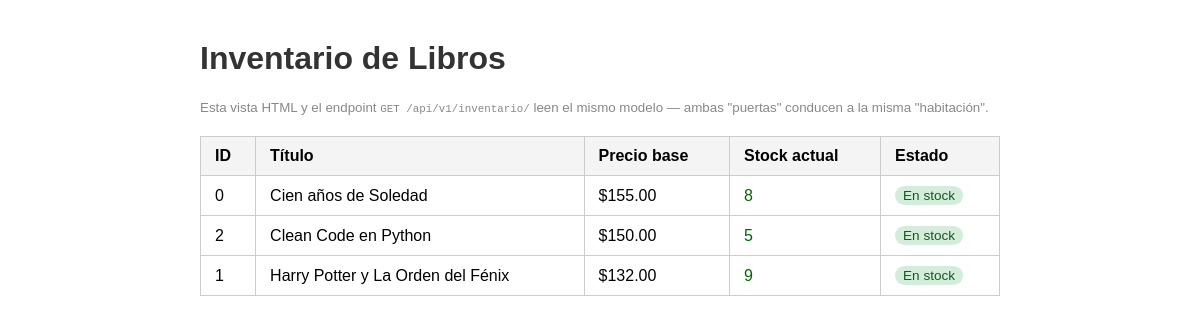
Page /inventario/ on the earlier database version.
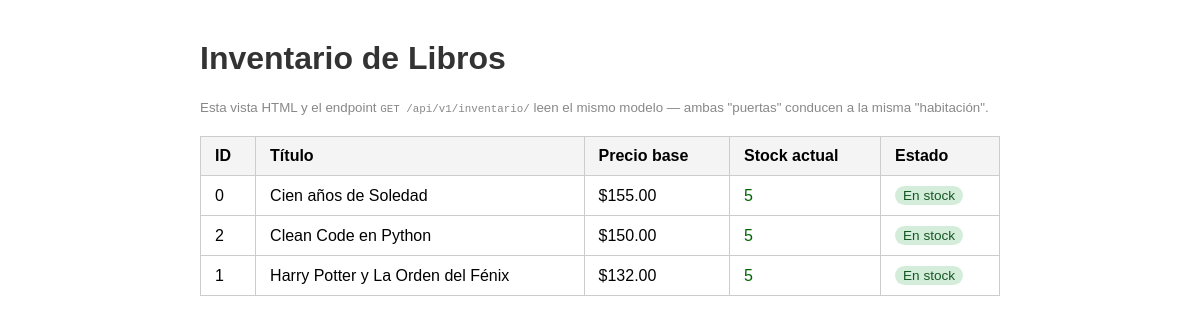
Same page on the later database version.
### tienda_app/models.py (models this page shows, shortened)
class Inventario(models.Model):
    libro = models.OneToOneField(Libro, on_delete=models.CASCADE)
    cantidad = models.PositiveIntegerField()

class Libro(models.Model):
    titulo = models.CharField(max_length=200)
    precio = models.DecimalField(max_digits=10, decimal_places=2)

### tienda_app/views.py (the view)
# urls.py: path('inventario/', InventarioView.as_view(), name='inventario'),
class InventarioView(View):
    template_name = 'tienda_app/inventario.html'
    def get(self, request):
        inventario = Inventario.objects.select_related('libro').all()
        return render(request, self.template_name, {'inventario': inventario})

### tienda_app/templates/tienda_app/inventario.html (shortened to what this page needs)
<!DOCTYPE html>
<html lang="es">
<head>
</head>
<body>
    <h1>Inventario de Libros</h1>
    <p><small>Esta vista HTML y el endpoint <code>GET /api/v1/inventario/</code> leen el mismo modelo — ambas "puertas" conducen a la misma "habitación".</small></p>
    <table>
        <thead>
            <tr>
                <th>ID</th>
                <th>Título</th>
                <th>Precio base</th>
                <th>Stock actual</th>
                <th>Estado</th>
            </tr>
        </thead>
        <tbody>
            {% for item in inventario %}
            <tr>
                <td>{{ item.libro.id }}</td>
                <td>{{ item.libro.titulo }}</td>
                <td>${{ item.libro.precio }}</td>
                <td>
                    {% if item.cantidad > 0 %}
                        <span class="con-stock">{{ item.cantidad }}</span>
                    {% else %}
                        <span class="sin-stock">0</span>
                    {% endif %}
                </td>
                <td>
                    {% if item.cantidad > 0 %}
                        <span class="badge badge-ok">En stock</span>
                    {% else %}
                        <span class="badge badge-vacio">Agotado</span>
                    {% endif %}
                </td>
            </tr>
            {% empty %}
            <tr><td colspan="6">No hay libros registrados.</td></tr>
            {% endfor %}
        </tbody>
    </table>
</body>
</html>

Differences in the rows shown:
changed Inventario "Cien años de Soledad": cantidad "8" → "5"
changed Inventario "Harry Potter y La Orden del Fénix": cantidad "9" → "5"
